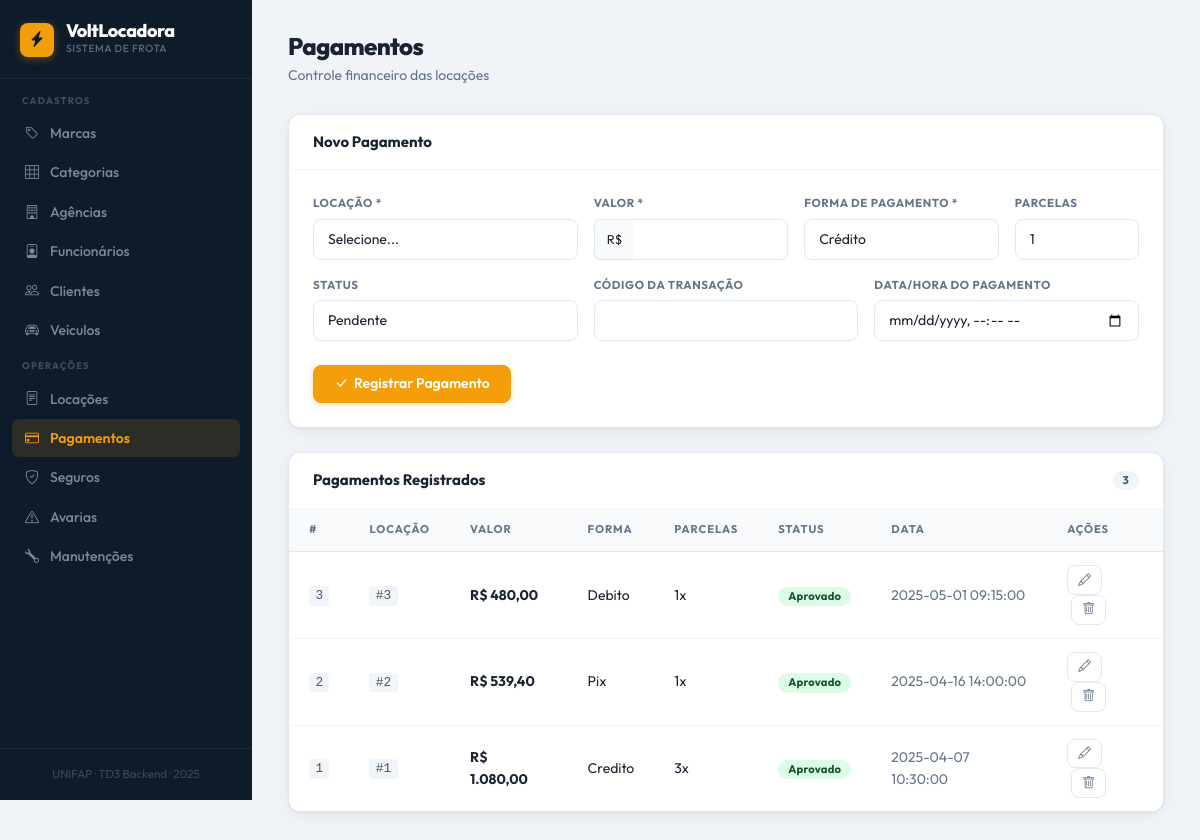
The page /index.php?page=pagamento on the database its author committed.
### tables this page shows
CREATE TABLE IF NOT EXISTS pagamento (
    id_pagamento       INT              NOT NULL AUTO_INCREMENT,
    id_locacao         INT              NOT NULL,
    valor              DECIMAL(10,2)    NOT NULL,
    forma_pagamento    ENUM('credito','debito','pix','dinheiro','boleto')
                                        NOT NULL,
    status             ENUM('pendente','aprovado','recusado','estornado')
                                        NOT NULL DEFAULT 'pendente',
    codigo_transacao   VARCHAR(100),
    data_pagamento     DATETIME         NOT NULL DEFAULT CURRENT_TIMESTAMP,
    parcelas           TINYINT          NOT NULL DEFAULT 1,
    PRIMARY KEY (id_pagamento),
    CONSTRAINT fk_pag_locacao FOREIGN KEY (id_locacao)
        REFERENCES locacao (id_locacao) ON UPDATE CASCADE ON DELETE RESTRICT
);

### dao/LocacaoDAO.php (called while the page is built, shortened)
<?php
require_once 'config/Conexao.php';
class LocacaoDAO {
    private $conn;
    public function __construct() {
        $this->conn = Conexao::getConn();
    }
    public function listar() {
        $stmt = $this->conn->query("SELECT * FROM locacao ORDER BY data_criacao DESC");
        $lista = [];
        while ($row = $stmt->fetch(PDO::FETCH_ASSOC)) {
            $obj = $this->hidratarObjeto($row);
            $lista[] = $obj;
        }
        return $lista;
    }
    private function hidratarObjeto($row) {
        $obj = new Locacao($row['id_cliente'], $row['id_veiculo'], $row['id_funcionario'], $row['id_agencia_retirada'], $row['id_agencia_devolucao'], $row['data_retirada'], $row['data_devolucao_prevista'], $row['data_devolucao_real'], $row['valor_diaria'], $row['total_dias'], $row['valor_total'], $row['status'], $row['observacoes']);
        $obj->setId($row['id_locacao']);
        $obj->setDataCriacao($row['data_criacao']);
        return $obj;
    }
}

### config/Conexao.php (called while the page is built)
<?php
class Conexao {
    private static $instance;
    public static function getConn() {
        if (!isset(self::$instance)) {
            $host   = getenv('MYSQL_HOST')     ?: 'mysql';
            $db     = getenv('MYSQL_DATABASE') ?: 'topcar';
            $user   = getenv('MYSQL_USERNAME') ?: 'mysql';
            $pass   = getenv('MYSQL_PASSWORD') ?: 'pass3word';
            self::$instance = new \PDO(
                "mysql:host=$host;dbname=$db;charset=utf8mb4",
                $user,
                $pass
            );
            self::$instance->setAttribute(PDO::ATTR_ERRMODE, PDO::ERRMODE_EXCEPTION);
            self::$instance->exec("SET NAMES 'utf8mb4' COLLATE 'utf8mb4_unicode_ci'");
        }
        return self::$instance;
    }
}

### controller/LocacaoController.php (called while the page is built, shortened)
<?php
require_once 'dao/LocacaoDAO.php';
class LocacaoController {
    public function listar() {
        $dao = new LocacaoDAO();
        return $dao->listar();
    }
}

### model/Pagamento.php (called while the page is built, shortened)
<?php
class Pagamento {
    private $id;
    private $idLocacao;
    private $valor;
    private $formaPagamento;
    private $status;
    private $dataPagamento;
    private $parcelas;
    public function __construct($idLocacao = '', $valor = 0, $formaPagamento = '', $status = 'pendente', $codigoTransacao = '', $dataPagamento = '', $parcelas = 1) {
        $this->idLocacao       = $idLocacao;
        $this->valor           = $valor;
        $this->formaPagamento  = $formaPagamento;
        $this->status          = $status;
        $this->dataPagamento   = $dataPagamento;
        $this->parcelas        = $parcelas;
    }
    public function getId()               { return $this->id; }
    public function getIdLocacao()        { return $this->idLocacao; }
    public function getValor()            { return $this->valor; }
    public function getFormaPagamento()   { return $this->formaPagamento; }
    public function getStatus()           { return $this->status; }
    public function getDataPagamento()    { return $this->dataPagamento; }
    public function getParcelas()         { return $this->parcelas; }
    public function setId($v)               { $this->id = $v; }
}

### dao/PagamentoDAO.php (called while the page is built, shortened)
<?php
require_once 'config/Conexao.php';
require_once 'model/Pagamento.php';
class PagamentoDAO {
    private $conn;
    public function __construct() {
        $this->conn = Conexao::getConn();
    }
    public function listar() {
        $stmt = $this->conn->query("SELECT * FROM pagamento ORDER BY data_pagamento DESC");
        $lista = [];
        while ($row = $stmt->fetch(PDO::FETCH_ASSOC)) {
            $obj = new Pagamento($row['id_locacao'], $row['valor'], $row['forma_pagamento'], $row['status'], $row['codigo_transacao'], $row['data_pagamento'], $row['parcelas']);
            $obj->setId($row['id_pagamento']);
            $lista[] = $obj;
        }
        return $lista;
    }
}

### controller/PagamentoController.php (called while the page is built, shortened)
<?php
require_once 'model/Pagamento.php';
require_once 'dao/PagamentoDAO.php';
class PagamentoController {
    public function listar() {
        $dao = new PagamentoDAO();
        return $dao->listar();
    }
}

### config/helpers.php (called while the page is built)
<?php
function h($val) {
    return htmlspecialchars((string)($val ?? ''), ENT_QUOTES | ENT_SUBSTITUTE, 'UTF-8');
}

### view/pagamento_form.php (the view, shortened to what this page needs)
<div class="page-hdr">
  <h1>Pagamentos</h1>
  <p>Controle financeiro das locações</p>
</div>
<div class="page-card p-0 mb-4">
  <div class="card-head">
    <h5 class="card-title"><?= isset($objEdit) ? 'Editar Pagamento' : 'Novo Pagamento' ?></h5>
  </div>
  <div class="card-body-pad">
    <form method="post" action="index.php?page=pagamento">
      <div class="row g-3">
        <div class="col-md-4">
          <label class="form-label">Locação *</label>
          <select name="id_locacao" class="form-select" required>
            <option value="">Selecione...</option>
          </select>
        </div>
        <div class="col-md-3">
          <label class="form-label">Valor *</label>
          <div class="input-group">
            <span class="input-group-text" style="background:#f8fafc;border:1.5px solid var(--border);border-right:none;font-size:.8rem">R$</span>
            <input type="number" step="0.01" name="valor" class="form-control" required style="border-left:none" value="<?= isset($objEdit) ? $objEdit->getValor() : '' ?>">
          </div>
        </div>
        <div class="col-md-3">
          <label class="form-label">Forma de Pagamento *</label>
          <select name="forma_pagamento" class="form-select" required>
            <?php foreach (['credito'=>'Crédito','debito'=>'Débito','pix'=>'PIX','dinheiro'=>'Dinheiro','boleto'=>'Boleto'] as $val => $lbl): ?>
              <option value="<?= $val ?>" <?= (isset($objEdit) && $objEdit->getFormaPagamento() === $val) ? 'selected' : '' ?>><?= $lbl ?></option>
            <?php endforeach; ?>
          </select>
        </div>
        <div class="col-md-2">
          <label class="form-label">Parcelas</label>
          <input type="number" name="parcelas" class="form-control" min="1" value="<?= isset($objEdit) ? $objEdit->getParcelas() : 1 ?>">
        </div>
        <div class="col-md-4">
          <label class="form-label">Status</label>
          <select name="status" class="form-select">
            <?php foreach (['pendente'=>'Pendente','aprovado'=>'Aprovado','recusado'=>'Recusado','estornado'=>'Estornado'] as $val => $lbl): ?>
              <option value="<?= $val ?>" <?= (isset($objEdit) && $objEdit->getStatus() === $val) ? 'selected' : '' ?>><?= $lbl ?></option>
            <?php endforeach; ?>
          </select>
        </div>
        <div class="col-md-4">
          <label class="form-label">Código da Transação</label>
          <input type="text" name="codigo_transacao" class="form-control" maxlength="100" value="<?= isset($objEdit) ? h($objEdit->getCodigoTransacao()) : '' ?>">
        </div>
        <div class="col-md-4">
          <label class="form-label">Data/Hora do Pagamento</label>
          <input type="datetime-local" name="data_pagamento" class="form-control"
                 value="<?= isset($objEdit) ? str_replace(' ', 'T', h($objEdit->getDataPagamento())) : '' ?>">
        </div>
      </div>
      <div class="d-flex gap-2 mt-4">
        <button type="submit" name="acao" value="salvar" class="btn btn-primary">
          <i class="bi bi-check-lg"></i><?= isset($objEdit) ? 'Atualizar' : 'Registrar Pagamento' ?>
        </button>
      </div>
    </form>
  </div>
</div>
<div class="page-card p-0">
  <div class="card-head">
    <h5 class="card-title">Pagamentos Registrados</h5>
    <span class="badge bg-secondary"><?= count($lista) ?></span>
  </div>
  <div class="table-wrap">
    <table class="table">
      <thead>
        <tr><th>#</th><th>Locação</th><th>Valor</th><th>Forma</th><th>Parcelas</th><th>Status</th><th>Data</th><th>Ações</th></tr>
      </thead>
      <tbody>
      <?php
      $statusColors = ['pendente'=>'warning','aprovado'=>'success','recusado'=>'danger','estornado'=>'secondary'];
      foreach ($lista as $item): ?>
        <tr>
          <td><code><?= $item->getId() ?></code></td>
          <td><code>#<?= $item->getIdLocacao() ?></code></td>
          <td><strong>R$ <?= number_format($item->getValor(), 2, ',', '.') ?></strong></td>
          <td><?= ucfirst($item->getFormaPagamento()) ?></td>
          <td><?= $item->getParcelas() ?>x</td>
          <td><span class="badge bg-<?= $statusColors[$item->getStatus()] ?? 'secondary' ?>"><?= ucfirst($item->getStatus()) ?></span></td>
          <td class="text-muted"><?= h($item->getDataPagamento()) ?></td>
          <td>
            <a href="index.php?page=pagamento&acao=editar&id=<?= $item->getId() ?>" class="btn btn-sm btn-outline-primary"><i class="bi bi-pencil"></i></a>
            <a href="index.php?page=pagamento&acao=deletar&id=<?= $item->getId() ?>" class="btn btn-sm btn-outline-danger ms-1" onclick="return confirm('Excluir pagamento?')"><i class="bi bi-trash"></i></a>
          </td>
        </tr>
      <?php endforeach; ?>
      </tbody>
    </table>
  </div>
</div>

### view/layout_header.php (style rules this page uses)
:root { --sidebar-bg: #0d1b2a; --sidebar-w: 252px; --accent: #f59e0b; --accent-dim: rgba(245,159,11,.13); --bg: #f0f4f8; --surface: #ffffff; --text: #1a2332; --muted: #64748b; --subtle: #94a3b8; --border: #e2e8f0; --border-light: #f1f5f9; --success: #10b981; --danger: #ef4444; --warning: #f59e0b; --info: #3b82f6; --r-sm: 8px; --r: 12px; --r-lg: 16px; --shadow: 0 1px 3px rgba(0,0,0,.06), 0 4px 20px rgba(0,0,0,.05); --shadow-lg: 0 8px 40px rgba(0,0,0,.12); --transition: .15s ease; }
*,*::before,*::after { box-sizing: border-box; }
body { font-family: 'Outfit', -apple-system, system-ui, sans-serif; background: var(--bg); color: var(--text); margin: 0; line-height: 1.6; -webkit-font-smoothing: antialiased; min-height: 100vh; }
.page-card { background: var(--surface); border: 1px solid var(--border); border-radius: var(--r); box-shadow: var(--shadow); }
.card-head { display: flex; align-items: center; justify-content: space-between; padding: 1.125rem 1.5rem; border-bottom: 1px solid var(--border-light); }
.card-head h5, .card-head .card-title { font-size: .9375rem; font-weight: 700; margin: 0; color: var(--text); }
.card-body-pad { padding: 1.5rem; }
.table-wrap { overflow-x: auto; border-radius: 0 0 var(--r) var(--r); }
.table { margin: 0; border-collapse: collapse; width: 100%; }
.table thead th { background: #f8fafc; font-size: .7rem; font-weight: 700; letter-spacing: .08em; text-transform: uppercase; color: var(--muted); padding: .75rem 1.25rem; border-bottom: 1px solid var(--border); white-space: nowrap; border-top: none; }
.table tbody td { padding: .8125rem 1.25rem; font-size: .875rem; color: var(--text); border-bottom: 1px solid var(--border-light); vertical-align: middle; }
.table tbody tr:last-child td { border-bottom: none; }
.form-label { display: block; font-size: .72rem; font-weight: 700; letter-spacing: .05em; text-transform: uppercase; color: var(--muted); margin-bottom: .375rem; }
.form-control, .form-select { font-family: 'Outfit', sans-serif; font-size: .875rem; color: var(--text); background: #fff; border: 1.5px solid var(--border); border-radius: var(--r-sm); padding: .5625rem .875rem; transition: border-color var(--transition), box-shadow var(--transition); width: 100%; }
.form-control::placeholder { color: var(--subtle); font-size: .8rem; }
.btn { font-family: 'Outfit', sans-serif; font-weight: 600; font-size: .875rem; border-radius: var(--r-sm); transition: all var(--transition); display: inline-flex; align-items: center; gap: .375rem; cursor: pointer; border: 1.5px solid transparent; line-height: 1.4; }
.btn-primary { background: var(--accent); border-color: var(--accent); color: #fff; padding: .5rem 1.25rem; box-shadow: 0 2px 6px rgba(245,159,11,.28); }
.btn-sm { padding: .3125rem .625rem; font-size: .8rem; }
.btn-outline-primary { background: transparent; border-color: var(--border); color: var(--muted); padding: .3125rem .625rem; }
.btn-outline-danger { background: transparent; border-color: var(--border); color: var(--muted); padding: .3125rem .625rem; }
.badge { font-family: 'Outfit', sans-serif; font-size: .7rem; font-weight: 700; letter-spacing: .02em; border-radius: 20px; padding: .25rem .625rem; }
.badge.bg-success { background: #dcfce7 !important; color: #14532d !important; }
.badge.bg-secondary { background: #f1f5f9 !important; color: #475569 !important; }
.text-muted { color: var(--muted) !important; }
code { font-size: .8rem; background: #f1f5f9; color: #475569; padding: .15rem .4rem; border-radius: 4px; font-family: 'Courier New', monospace; }
.page-hdr { margin-bottom: 1.75rem; }
.page-hdr h1 { font-size: 1.5rem; font-weight: 800; letter-spacing: -.025em; margin: 0; }
.page-hdr p { color: var(--muted); font-size: .875rem; margin: .2rem 0 0; }

### rows shown on the page
pagamento: id_pagamento "3", id_locacao "3", valor "480,00", forma_pagamento "Debito", parcelas "1", status "Aprovado", data_pagamento "2025-05-01 09:15:00"
pagamento: id_pagamento "2", id_locacao "2", valor "539,40", forma_pagamento "Pix", parcelas "1", status "Aprovado", data_pagamento "2025-04-16 14:00:00"
pagamento: id_pagamento "1", id_locacao "1", valor "1.080,00", forma_pagamento "Credito", parcelas "3", status "Aprovado", data_pagamento "2025-04-07 10:30:00"

### other values the page prints
count($lista) "3"
form field forma_pagamento "Crédito"
form field status "Pendente"
